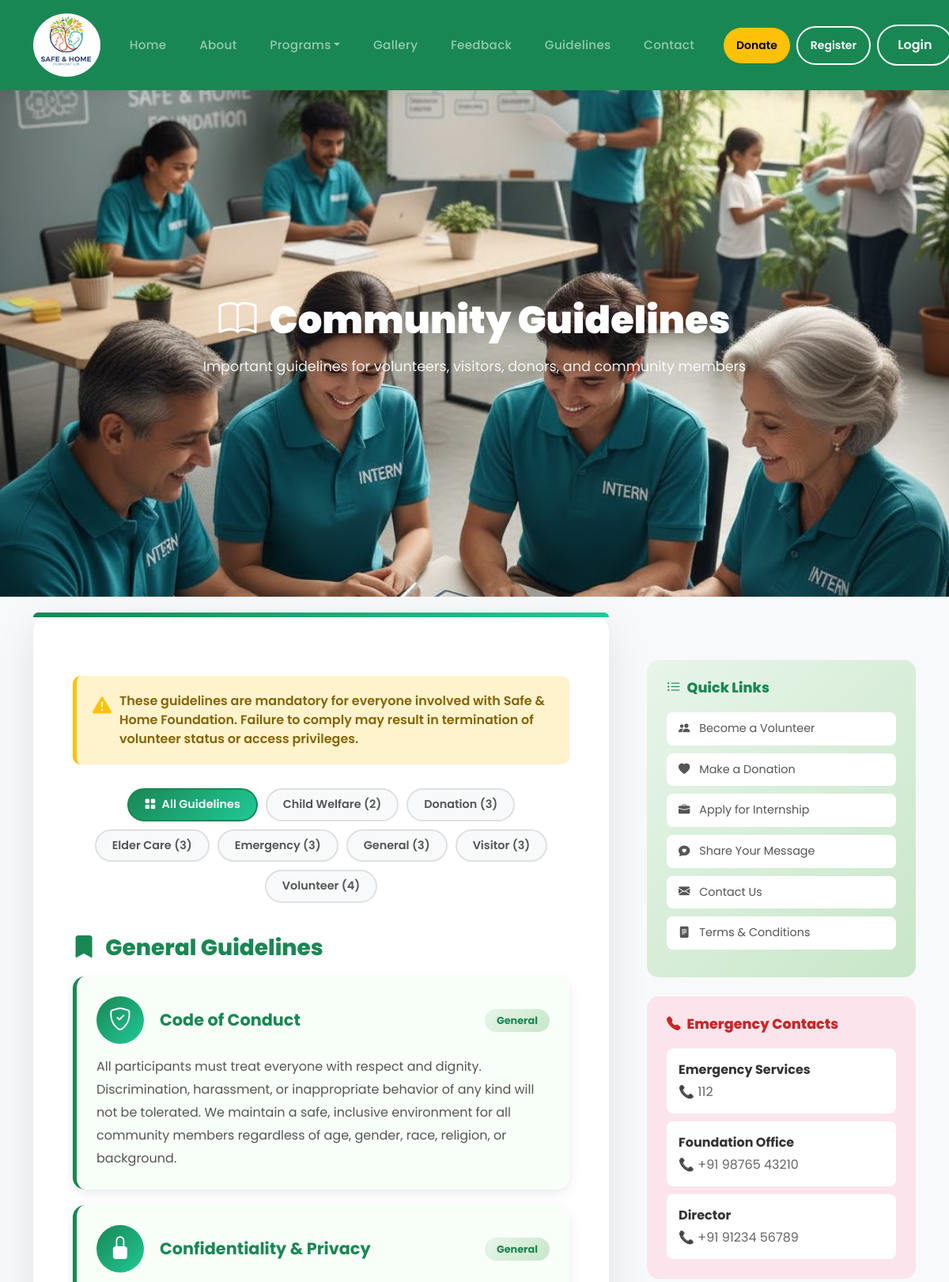
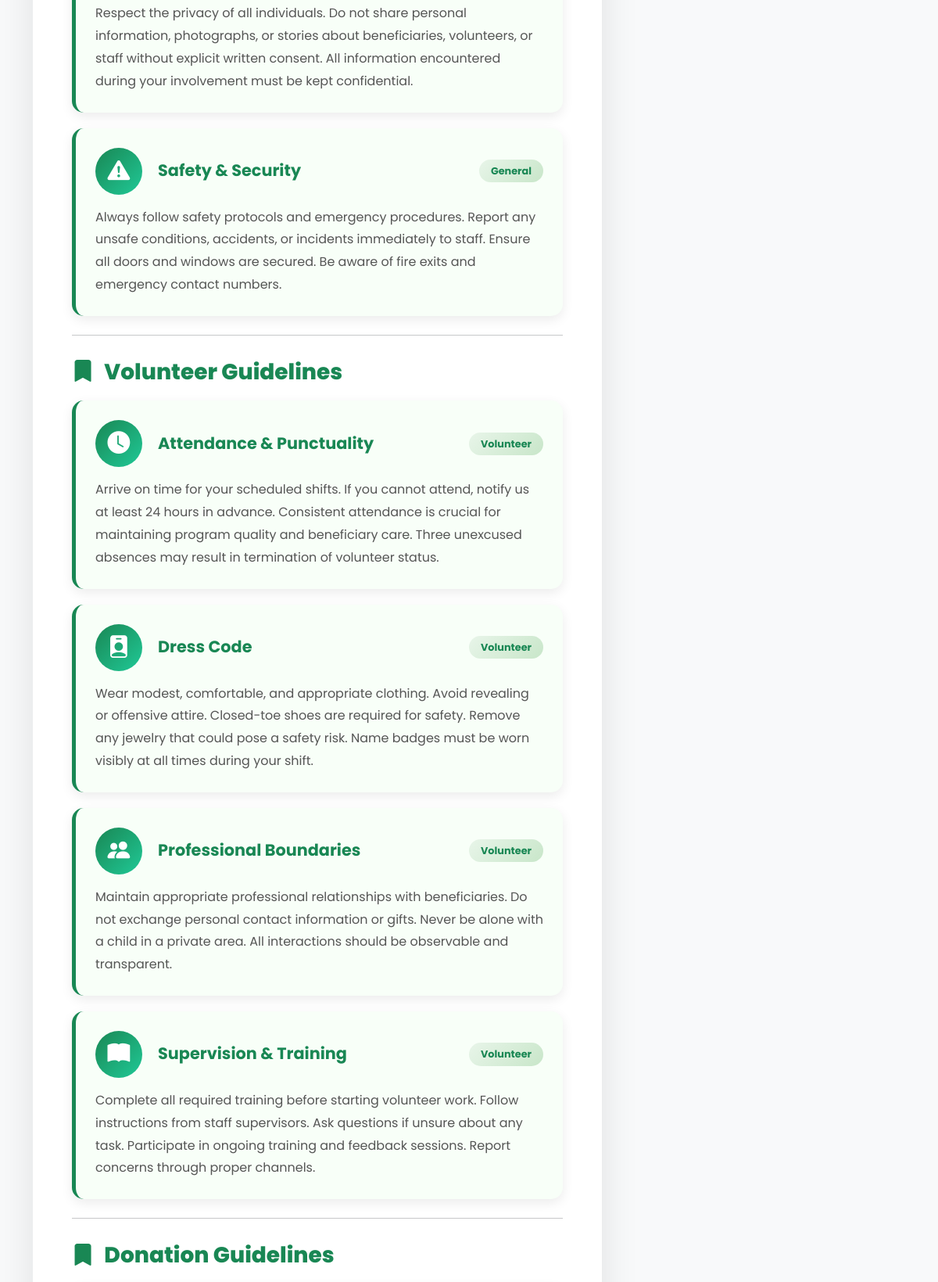
/guidelines.php (upper part), run on the app's committed database (2 pictures, top to bottom).
### tables this page shows
CREATE TABLE `guidelines` (
  `id` int(11) NOT NULL,
  `category` varchar(100) NOT NULL,
  `guideline_title` varchar(200) NOT NULL,
  `guideline_content` text NOT NULL,
  `icon` varchar(50) DEFAULT 'bi-info-circle',
  `display_order` int(11) DEFAULT 0,
  `is_active` tinyint(1) DEFAULT 1,
  `created_at` timestamp NOT NULL DEFAULT current_timestamp(),
  `updated_at` timestamp NOT NULL DEFAULT current_timestamp() ON UPDATE current_timestamp()
);

### guidelines.php (the view, shortened to what this page needs)
<?php
include('includes/db_connect.php');
$category = isset($_GET['category']) ? mysqli_real_escape_string($conn, $_GET['category']) : '';
if(!empty($category)) {
    $sql = "SELECT * FROM guidelines WHERE is_active=1 AND category='$category' ORDER BY display_order ASC";
} else {
    $sql = "SELECT * FROM guidelines WHERE is_active=1 ORDER BY display_order ASC";
}
$result = mysqli_query($conn, $sql);
$total = mysqli_num_rows($result);
$categories = mysqli_query($conn, "SELECT category, COUNT(*) as count FROM guidelines WHERE is_active=1 GROUP BY category ORDER BY category ASC");
?>
<!doctype html>
<html lang="en">
<head>
  <link href="https://cdn.jsdelivr.net/npm/bootstrap@5.3.3/dist/css/bootstrap.min.css" rel="stylesheet" />
  <link rel="stylesheet" href="https://cdn.jsdelivr.net/npm/bootstrap-icons@1.10.5/font/bootstrap-icons.css">
</head>
<body>
<?php include "./includes/navbar.php" ?>
<section class="hero">
  <div class="container">
    <h1><i class="bi bi-book me-3"></i>Community Guidelines</h1>
    <p class="mt-3">Important guidelines for volunteers, visitors, donors, and community members</p>
  </div>
</section>
<section style="padding: 80px 0;">
  <div class="container">
    <div class="row g-5">
      <div class="col-lg-8">
        <div class="guidelines-container">
          <div class="notice-box">
            <div class="d-flex align-items-start">
              <i class="bi bi-exclamation-triangle-fill"></i>
              <p>
                These guidelines are mandatory for everyone involved with Safe & Home Foundation.
                Failure to comply may result in termination of volunteer status or access privileges.
              </p>
            </div>
          </div>
          <div class="category-filters">
            <a href="guidelines.php" class="category-filter <?php echo empty($category) ? 'active' : ''; ?>">
              <i class="bi bi-grid-fill me-1"></i> All Guidelines
            </a>
            <?php while($cat = mysqli_fetch_assoc($categories)): ?>
              <a href="guidelines.php?category=<?php echo urlencode($cat['category']); ?>"
                 class="category-filter <?php echo $category == $cat['category'] ? 'active' : ''; ?>">
                <?php echo htmlspecialchars($cat['category']); ?> (<?php echo $cat['count']; ?>)
              </a>
            <?php endwhile; ?>
          </div>
          <?php if($total > 0): ?>
            <?php
            $current_category = '';
            mysqli_data_seek($result, 0);
            while($row = mysqli_fetch_assoc($result)):
              if($current_category != $row['category']):
                $current_category = $row['category'];
                if($row != mysqli_fetch_assoc(mysqli_query($conn, "SELECT * FROM guidelines WHERE is_active=1 ORDER BY display_order ASC LIMIT 1"))):
                  echo '<hr class="my-4">';
                endif;
            ?>
                <h3 style="color:#198754; font-weight:800; margin:30px 0 20px;">
                  <i class="bi bi-bookmark-fill me-2"></i>
                  <?php echo htmlspecialchars($row['category']); ?> Guidelines
                </h3>
              <?php endif; ?>
              <div class="guideline-card">
                <div class="guideline-header">
                  <div class="guideline-icon">
                    <i class="<?php echo htmlspecialchars($row['icon']); ?>"></i>
                  </div>
                  <div class="flex-grow-1">
                    <h4 class="guideline-title"><?php echo htmlspecialchars($row['guideline_title']); ?></h4>
                  </div>
                  <span class="category-badge"><?php echo htmlspecialchars($row['category']); ?></span>
                </div>
                <div class="guideline-content">
                  <?php echo nl2br(htmlspecialchars($row['guideline_content'])); ?>
                </div>
              </div>
            <?php endwhile; ?>
          <?php endif; ?>
        </div>
      </div>
      <div class="col-lg-4">
        <div class="sidebar-card">
          <h5><i class="bi bi-list-ul me-2"></i>Quick Links</h5>
          <a href="volunteer.php" class="sidebar-item">
            <i class="bi bi-people-fill"></i> Become a Volunteer
          </a>
          <a href="donate.php" class="sidebar-item">
            <i class="bi bi-heart-fill"></i> Make a Donation
          </a>
          <a href="internship.php" class="sidebar-item">
            <i class="bi bi-briefcase-fill"></i> Apply for Internship
          </a>
          <a href="wellwisher.php" class="sidebar-item">
            <i class="bi bi-chat-heart-fill"></i> Share Your Message
          </a>
          <a href="contact.php" class="sidebar-item">
            <i class="bi bi-envelope-fill"></i> Contact Us
          </a>
          <a href="terms.php" class="sidebar-item">
            <i class="bi bi-file-text-fill"></i> Terms & Conditions
          </a>
        </div>
        <div class="sidebar-card mt-4" style="background: #fce4ec;">
          <h5 style="color: #c62828;"><i class="bi bi-telephone-fill me-2"></i>Emergency Contacts</h5>
          <div style="background: white; padding: 15px; border-radius: 8px; margin-bottom: 10px;">
            <p class="mb-1" style="font-weight: 700; color: #333;">Emergency Services</p>
            <p class="mb-0" style="color: #666;">📞 112</p>
          </div>
          <div style="background: white; padding: 15px; border-radius: 8px; margin-bottom: 10px;">
            <p class="mb-1" style="font-weight: 700; color: #333;">Foundation Office</p>
            <p class="mb-0" style="color: #666;">📞 +91 98765 43210</p>
          </div>
          <div style="background: white; padding: 15px; border-radius: 8px;">
            <p class="mb-1" style="font-weight: 700; color: #333;">Director</p>
            <p class="mb-0" style="color: #666;">📞 +91 91234 56789</p>
          </div>
        </div>
      </div>
    </div>
  </div>
</section>
</body>
</html>

### guidelines.php (style rules this page uses)
* { font-family: 'Poppins', sans-serif; }
html { scroll-behavior: smooth; }
body { overflow-x: hidden; background: #f8f9fa; }
.hero { background: url("./images/internship.jpg") center/cover no-repeat; min-height: 80vh; display:flex; align-items:center; justify-content:center; text-align:center; position:relative; color:white; }
.hero h1 { font-size: 3rem; font-weight: 900; animation: fadeInUp 1s ease-out; }
.hero p { font-size: 1.1rem; animation: fadeInUp 1.3s ease-out; opacity: 0.9; }
.guidelines-container { max-width: 1200px; margin: -60px auto 50px; background: white; border-radius: 25px; padding: 50px; box-shadow: 0 15px 50px rgba(0,0,0,0.1); position: relative; }
.guidelines-container::before { content: ''; position: absolute; top: 0; left: 0; right: 0; height: 6px; background: linear-gradient(90deg, #198754, #20c997); border-radius: 25px 25px 0 0; }
.category-filters { display: flex; gap: 10px; flex-wrap: wrap; margin-bottom: 40px; justify-content: center; }
.category-filter { background: #f8f9fa; border: 2px solid #e0e0e0; border-radius: 50px; padding: 8px 20px; font-weight: 600; color: #555; cursor: pointer; transition: all 0.3s ease; text-decoration: none; font-size: 0.9rem; }
.category-filter:hover, .category-filter.active { background: linear-gradient(135deg, #198754, #20c997); border-color: #198754; color: white; }
.guideline-card { background: #f8fff8; border-left: 5px solid #198754; border-radius: 15px; padding: 25px; margin-bottom: 20px; box-shadow: 0 5px 15px rgba(0,0,0,0.08); transition: all 0.3s ease; animation: fadeInUp 0.6s ease-out backwards; }
.guideline-card:nth-child(4) { animation-delay: 0.4s; }
.guideline-card:nth-child(5) { animation-delay: 0.5s; }
.guideline-icon { width: 60px; height: 60px; border-radius: 50%; background: linear-gradient(135deg, #198754, #20c997); display: flex; align-items: center; justify-content: center; font-size: 1.8rem; color: white; float: left; margin-right: 20px; }
.guideline-header { display: flex; align-items: center; margin-bottom: 15px; }
.guideline-title { font-size: 1.3rem; font-weight: 700; color: #198754; margin: 0; }
.guideline-content { font-size: 1rem; line-height: 1.8; color: #555; clear: both; }
.category-badge { background: linear-gradient(135deg, #e8f5e9, #c8e6c9); color: #198754; padding: 5px 15px; border-radius: 20px; font-size: 0.8rem; font-weight: 700; margin-left: auto; }
.notice-box { background: #fff3cd; border-left: 5px solid #ffc107; padding: 20px; border-radius: 10px; margin: 30px 0; }
.notice-box i { font-size: 1.5rem; color: #ffc107; margin-right: 10px; }
.notice-box p { margin: 0; color: #856404; font-weight: 600; }
.sidebar-card { background: linear-gradient(135deg, #e8f5e9, #c8e6c9); border-radius: 15px; padding: 25px; position: sticky; top: 100px; }
.sidebar-card h5 { font-weight: 800; color: #198754; margin-bottom: 20px; font-size: 1.1rem; }
.sidebar-item { padding: 10px 15px; margin-bottom: 10px; background: white; border-radius: 8px; color: #555; text-decoration: none; display: block; transition: all 0.3s ease; font-size: 0.9rem; }
.sidebar-item i { margin-right: 8px; }

### data on the page
guidelines: category "General", guideline_title "Code of Conduct", guideline_content "All participants must treat everyone with respect and dignity. Discrimination, harassment, or inappropriate behavior of any kind will not be tolerated. We maintain a safe, inclusive environment for all community members regardless of age, gender, race, religion, or background."
guidelines: guideline_title "Confidentiality & Privacy", category "General", guideline_content "Respect the privacy of all individuals. Do not share personal information, photographs, or stories about beneficiaries, volunteers, or staff without explicit written consent. All information encountered during your involvement must be kept confidential."
guidelines: guideline_title "Safety & Security", category "General", guideline_content "Always follow safety protocols and emergency procedures. Report any unsafe conditions, accidents, or incidents immediately to staff. Ensure all doors and windows are secured. Be aware of fire exits and emergency contact numbers."
guidelines: category "Volunteer", guideline_title "Attendance & Punctuality", guideline_content "Arrive on time for your scheduled shifts. If you cannot attend, notify us at least 24 hours in advance. Consistent attendance is crucial for maintaining program quality and beneficiary care. Three unexcused absences may result in termination of volunteer status."
guidelines: guideline_title "Dress Code", category "Volunteer", guideline_content "Wear modest, comfortable, and appropriate clothing. Avoid revealing or offensive attire. Closed-toe shoes are required for safety. Remove any jewelry that could pose a safety risk. Name badges must be worn visibly at all times during your shift."
guidelines: guideline_title "Professional Boundaries", category "Volunteer", guideline_content "Maintain appropriate professional relationships with beneficiaries. Do not exchange personal contact information or gifts. Never be alone with a child in a private area. All interactions should be observable and transparent."
guidelines: guideline_title "Supervision & Training", category "Volunteer", guideline_content "Complete all required training before starting volunteer work. Follow instructions from staff supervisors. Ask questions if unsure about any task. Participate in ongoing training and feedback sessions. Report concerns through proper channels."
guidelines: category "Donation"

### other printed values
$cat['category'] "Child Welfare"
$cat['count'] "2"
$cat['category'] "Donation"
$cat['count'] "3"
$cat['category'] "Elder Care"
$cat['category'] "Emergency"
$cat['category'] "General"
$cat['category'] "Visitor"
$cat['category'] "Volunteer"
$cat['count'] "4"
